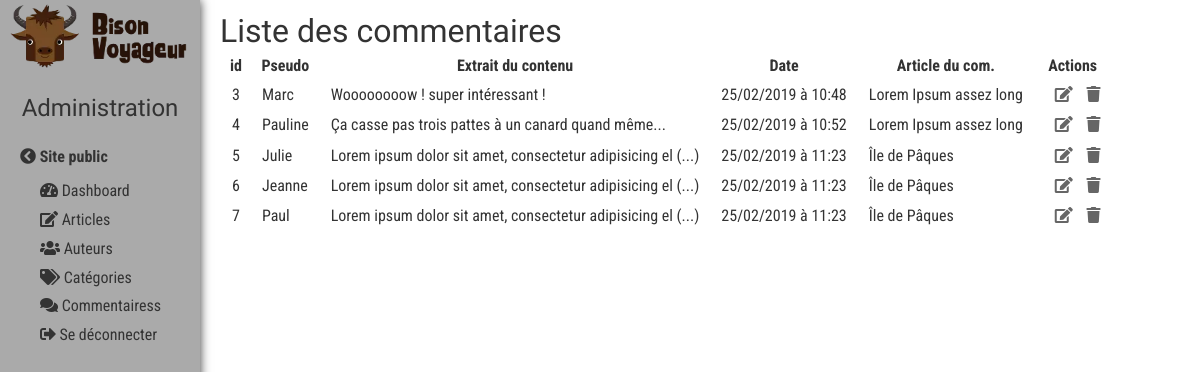
The page /admin/comments.php (signed in) on the database its author committed.
### tables this page shows
CREATE TABLE `comment` (
  `id` mediumint(9) NOT NULL,
  `nickname` varchar(255) NOT NULL,
  `content` text NOT NULL,
  `publicationDate` datetime NOT NULL DEFAULT CURRENT_TIMESTAMP,
  `post_id` smallint(6) NOT NULL
);

CREATE TABLE `post` (
  `id` smallint(6) NOT NULL,
  `title` varchar(255) NOT NULL,
  `content` text NOT NULL,
  `publicationDate` datetime NOT NULL DEFAULT CURRENT_TIMESTAMP,
  `author_id` tinyint(4) DEFAULT NULL,
  `category_id` tinyint(4) DEFAULT NULL
);

### admin/comments.php (called while the page is built, shortened)
<?php
require("../config/database.php");
$query = $pdo->prepare("SELECT comment.id AS id, nickname, comment.content AS content, comment.publicationDate AS publicationDate, post.title AS postTitle
  FROM comment
  INNER JOIN post ON comment.post_id = post.id
  ORDER BY comment.id");
$query->execute();
$comments = $query->fetchAll();
include("layout.phtml");
?>

### admin/comments.phtml (the view)
<h1>Liste des commentaires</h1>
<section id="author-list">
  <table>
    <thead>
      <tr>
        <th>id</th>
        <th>Pseudo</th>
        <th>Extrait du contenu</th>
        <th>Date</th>
        <th>Article du com.</th>
        <th>Actions</th>
      </tr>
    </thead>
    <tbody>
      <?php foreach ($comments as $comment): ?>
        <tr>
          <td><?= $comment['id']; ?></td>
          <td><?= $comment['nickname']; ?></td>
          <td><?= mb_strimwidth($comment['content'], 0, 60, ' (...)'); ?></td>
          <td><?= date("d/m/Y \à G:i", strtotime($comment['publicationDate'])); ?></td>
          <td><?= $comment['postTitle']; ?></td>
          <td>
            <a href="edit_comment.php?id=<?= $comment['id'] ?>"><i class="fas fa-edit"></i></a>
            <a href="delete_comment.php?id=<?= $comment['id'] ?>"><i class="fas fa-trash"></i></a>
          </td>
        </tr>
      <?php endforeach; ?>
    </tbody>
  </table>
</section>

### css/main.css (style rules this page uses)
* { box-sizing: border-box; }
body { margin: 0; font-family: 'Roboto Condensed', sans-serif; color: #333; line-height: 1.4em; }
h1, h2 { font-family: 'Lalezar', cursive; font-weight: normal; margin: 0; padding: 0; }
a { text-decoration: none; color: #666; transition: color 0.2s; }
#author-list { padding: 10px 0; }
#author-list td { padding: 3px 10px; }
#author-list .fas { margin-left: 10px; }

### rows shown on the page
comment: id "3", nickname "Marc", content "Woooooooow ! super intéressant !", publicationDate "25/02/2019 à 10:48", post.title "Lorem Ipsum assez long"
comment: id "4", nickname "Pauline", content "Ça casse pas trois pattes à un canard quand même...", publicationDate "25/02/2019 à 10:52", post.title "Lorem Ipsum assez long"
comment: id "5", nickname "Julie", content "Lorem ipsum dolor sit amet, consectetur adipisicing el (...)", publicationDate "25/02/2019 à 11:23", post.title "Île de Pâques"
comment: id "6", nickname "Jeanne", content "Lorem ipsum dolor sit amet, consectetur adipisicing el (...)", publicationDate "25/02/2019 à 11:23", post.title "Île de Pâques"
comment: id "7", nickname "Paul", content "Lorem ipsum dolor sit amet, consectetur adipisicing el (...)", publicationDate "25/02/2019 à 11:23", post.title "Île de Pâques"
